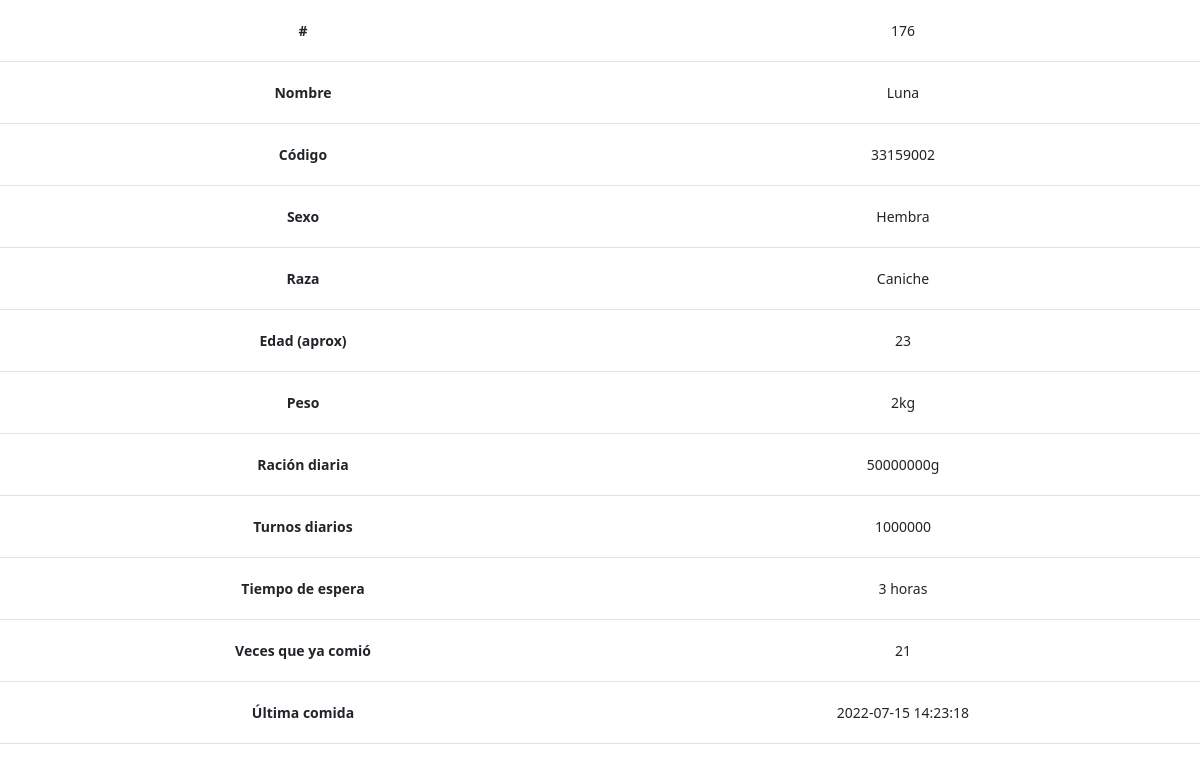
Screenshot of /verificado.php?id=33159002 (signed in) with the database file from the repository.
### tables this page shows
CREATE TABLE `perros` (
  `identificador` int(11) NOT NULL,
  `id` varchar(255) NOT NULL,
  `nombre` varchar(255) NOT NULL,
  `foto` varchar(255) NOT NULL,
  `sexo` enum('Macho','Hembra') NOT NULL,
  `raza` varchar(255) NOT NULL,
  `edad` int(11) NOT NULL,
  `peso` int(11) NOT NULL,
  `racion` int(11) NOT NULL,
  `turnos` int(11) NOT NULL,
  `cooldown` int(11) NOT NULL,
  `veces` varchar(255) NOT NULL,
  `ultimaEntrada` timestamp NOT NULL DEFAULT current_timestamp(),
  `ultimaSalida` timestamp NOT NULL DEFAULT current_timestamp(),
  `entro` tinyint(1) NOT NULL
);

### verificado.php (the view, shortened to what this page needs)
<?php
$id = null;
if (!empty($_GET['id'])) {
	$id = $_REQUEST['id'];
}
$pdo = Base::connect();
$pdo->setAttribute(PDO::ATTR_ERRMODE, PDO::ERRMODE_EXCEPTION);
$sql = "SELECT * FROM perros where id = ?";
$q = $pdo->prepare($sql);
$q->execute(array($id));
$datos = $q->fetch(PDO::FETCH_ASSOC);
?>
<!DOCTYPE html>
<html lang="es">
<html>
<head>
	<?php
	include 'comp/head.php';
	include 'comp/estilos.php';
	?>
</head>
<body>
	<table class="table tabla" id="datos-tabla" data-sorting="true">
		<tr>
			<td><b>#</b></td>
			<td><?php echo $datos['identificador']; ?></td>
		</tr>
		<tr>
			<td><b>Nombre</b></td>
			<td><?php echo $datos['nombre']; ?></td>
		</tr>
		<tr>
			<td><b>Código</b></td>
			<td><?php echo $datos['id']; ?></td>
		</tr>
		<tr>
			<td><b>Sexo</b></td>
			<td><?php echo $datos['sexo']; ?></td>
		</tr>
		<tr>
			<td><b>Raza</b></td>
			<td><?php echo $datos['raza']; ?></td>
		</tr>
		<tr>
			<td><b>Edad (aprox)</b></td>
			<td><?php echo $datos['edad']; ?> </td>
		</tr>
		<tr>
			<td><b>Peso</b></td>
			<td><?php echo $datos['peso']; ?>kg</td>
		</tr>
		<tr>
			<td><b>Ración diaria</b></td>
			<td><?php echo $datos['racion']; ?>g</td>
		</tr>
		<tr>
			<td><b>Turnos diarios</b></td>
			<td><?php echo $datos['turnos']; ?></td>
		</tr>
		<tr>
			<td><b>Tiempo de espera</b></td>
			<td><?php echo $datos['cooldown']; ?> horas</td>
		</tr>
		<tr>
			<td><b>Veces que ya comió</b></td>
			<td><?php echo $datos['veces']; ?></td>
		</tr>
		<tr>
			<td><b>Última comida</b></td>
			<td><?php echo $datos['ultimaEntrada']; ?></td>
		</tr>
	</table>
</body>
</html>

### css/estilos.css (style rules this page uses)
:root { --negro: #1e2125; --gris: rgb(100, 100, 100); --principal: rgb(68, 18, 160); --bordes_tablas: #5f5f5f20; --fondo_tablas: #fff; --fondo: rgb(239, 241, 252); }
* { margin: 0; padding: 0; list-style: none; }
body { font-size: .875rem; }
.table { text-align: center; }
.table tr td { padding: 20px; }

### rows the page displays
perros: identificador "176", nombre "Luna", id "33159002", sexo "Hembra", raza "Caniche", edad "23", peso "2", racion "50000000", turnos "1000000", cooldown "3", veces "21", ultimaEntrada "2022-07-15 14:23:18"
